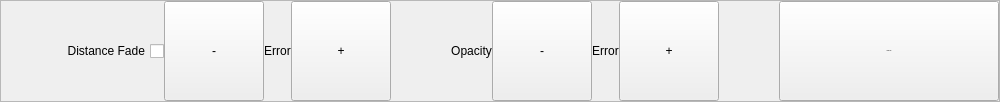
    <widget class="QFrame" name="optionBar">
     <property name="sizePolicy">
      <sizepolicy hsizetype="Preferred" vsizetype="Preferred">
       <horstretch>0</horstretch>
       <verstretch>0</verstretch>
      </sizepolicy>
     </property>
     <property name="maximumSize">
      <size>
       <width>1250</width>
       <height>16777215</height>
      </size>
     </property>
     <property name="layoutDirection">
      <enum>Qt::LayoutDirection::LeftToRight</enum>
     </property>
     <property name="frameShape">
      <enum>QFrame::Shape::StyledPanel</enum>
     </property>
     <property name="frameShadow">
      <enum>QFrame::Shadow::Raised</enum>
     </property>
     <layout class="QHBoxLayout" name="horizontalLayout_6" stretch="0,0,0,0,0,0,0,0,0,0,0,0">
      <property name="spacing">
       <number>0</number>
      </property>
      <property name="sizeConstraint">
       <enum>QLayout::SizeConstraint::SetDefaultConstraint</enum>
      </property>
      <property name="leftMargin">
       <number>0</number>
      </property>
      <property name="topMargin">
       <number>0</number>
      </property>
      <property name="rightMargin">
       <number>0</number>
      </property>
      <property name="bottomMargin">
       <number>0</number>
      </property>
      <item>
       <spacer name="horizontalSpacer_45">
        <property name="orientation">
         <enum>Qt::Orientation::Horizontal</enum>
        </property>
        <property name="sizeHint" stdset="0">
         <size>
          <width>60</width>
          <height>20</height>
         </size>
        </property>
       </spacer>
      </item>
      <item>
       <widget class="QCheckBox" name="distanceFadeCheck">
        <property name="layoutDirection">
         <enum>Qt::LayoutDirection::RightToLeft</enum>
        </property>
        <property name="text">
         <string>Distance Fade</string>
        </property>
       </widget>
      </item>
      <item>
       <widget class="QPushButton" name="plusFadeDistance">
        <property name="sizePolicy">
         <sizepolicy hsizetype="Preferred" vsizetype="Preferred">
          <horstretch>0</horstretch>
          <verstretch>0</verstretch>
         </sizepolicy>
        </property>
        <property name="minimumSize">
         <size>
          <width>100</width>
          <height>100</height>
         </size>
        </property>
        <property name="maximumSize">
         <size>
          <width>60</width>
          <height>16777215</height>
         </size>
        </property>
        <property name="text">
         <string>-</string>
        </property>
       </widget>
      </item>
      <item>
       <widget class="QLabel" name="DistanceFadeVar">
        <property name="text">
         <string>Error</string>
        </property>
        <property name="alignment">
         <set>Qt::AlignmentFlag::AlignCenter</set>
        </property>
       </widget>
      </item>
      <item>
       <widget class="QPushButton" name="minusFadeDistance">
        <property name="sizePolicy">
         <sizepolicy hsizetype="Preferred" vsizetype="Preferred">
          <horstretch>0</horstretch>
          <verstretch>0</verstretch>
         </sizepolicy>
        </property>
        <property name="minimumSize">
         <size>
          <width>100</width>
          <height>100</height>
         </size>
        </property>
        <property name="maximumSize">
         <size>
          <width>16777215</width>
          <height>16777215</height>
         </size>
        </property>
        <property name="text">
         <string>+</string>
        </property>
       </widget>
      </item>
      <item>
       <spacer name="horizontalSpacer_49">
        <property name="orientation">
         <enum>Qt::Orientation::Horizontal</enum>
        </property>
        <property name="sizeHint" stdset="0">
         <size>
          <width>60</width>
          <height>20</height>
         </size>
        </property>
       </spacer>
      </item>
      <item>
       <widget class="QLabel" name="opacityTitle">
        <property name="text">
         <string>Opacity</string>
        </property>
        <property name="alignment">
         <set>Qt::AlignmentFlag::AlignCenter</set>
        </property>
       </widget>
      </item>
      <item>
       <widget class="QPushButton" name="decreaseOpacityButton">
        <property name="sizePolicy">
         <sizepolicy hsizetype="Preferred" vsizetype="Preferred">
          <horstretch>0</horstretch>
          <verstretch>0</verstretch>
         </sizepolicy>
        </property>
        <property name="minimumSize">
         <size>
          <width>100</width>
          <height>100</height>
         </size>
        </property>
        <property name="maximumSize">
         <size>
          <width>16777215</width>
          <height>16777215</height>
         </size>
        </property>
        <property name="text">
         <string>-</string>
        </property>
       </widget>
      </item>
      <item>
       <widget class="QLabel" name="OpacityVar">
        <property name="text">
         <string>Error</string>
        </property>
        <property name="alignment">
         <set>Qt::AlignmentFlag::AlignCenter</set>
        </property>
       </widget>
      </item>
      <item alignment="Qt::AlignmentFlag::AlignVCenter">
       <widget class="QPushButton" name="increaseOpacityButton">
        <property name="sizePolicy">
         <sizepolicy hsizetype="Preferred" vsizetype="Preferred">
          <horstretch>0</horstretch>
          <verstretch>0</verstretch>
         </sizepolicy>
        </property>
        <property name="minimumSize">
         <size>
          <width>100</width>
          <height>100</height>
         </size>
        </property>
        <property name="maximumSize">
         <size>
          <width>16777215</width>
          <height>16777215</height>
         </size>
        </property>
        <property name="text">
         <string>+</string>
        </property>
       </widget>
      </item>
      <item>
       <spacer name="horizontalSpacer_53">
        <property name="orientation">
         <enum>Qt::Orientation::Horizontal</enum>
        </property>
        <property name="sizeHint" stdset="0">
         <size>
          <width>60</width>
          <height>20</height>
         </size>
        </property>
       </spacer>
      </item>
      <item>
       <widget class="QPushButton" name="switchControllerButton">
        <property name="minimumSize">
         <size>
          <width>220</width>
          <height>100</height>
         </size>
        </property>
        <property name="maximumSize">
         <size>
          <width>220</width>
          <height>100</height>
         </size>
        </property>
        <property name="font">
         <font>
          <pointsize>-1</pointsize>
         </font>
        </property>
        <property name="styleSheet">
         <string notr="true"/>
        </property>
        <property name="text">
         <string>Swap Side</string>
        </property>
       </widget>
      </item>
     </layout>
    </widget>
